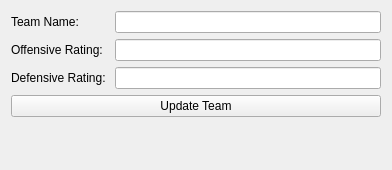
<?xml version="1.0" encoding="UTF-8"?>
<ui version="4.0">
 <class>TeamLook</class>
 <widget class="QWidget" name="TeamLook">
  <property name="geometry">
   <rect>
    <x>0</x>
    <y>0</y>
    <width>392</width>
    <height>170</height>
   </rect>
  </property>
  <property name="windowTitle">
   <string>Form</string>
  </property>
  <layout class="QVBoxLayout" name="verticalLayout">
   <item>
    <layout class="QVBoxLayout" name="teamInfoVerticalLayout">
     <item>
      <layout class="QFormLayout" name="teamInfoFormLayout">
       <item row="0" column="0">
        <widget class="QLabel" name="teamInfoNameLabel">
         <property name="text">
          <string>Team Name:</string>
         </property>
        </widget>
       </item>
       <item row="0" column="1">
        <widget class="QLineEdit" name="teamInfoNameInput"/>
       </item>
       <item row="1" column="0">
        <widget class="QLabel" name="teamInfoOffensiveRatingLabel_2">
         <property name="text">
          <string>Offensive Rating: </string>
         </property>
        </widget>
       </item>
       <item row="1" column="1">
        <widget class="QLineEdit" name="teamInfoOffensiveRatingInput"/>
       </item>
       <item row="2" column="0">
        <widget class="QLabel" name="teamInfoOffensiveRatingLabel">
         <property name="text">
          <string>Defensive Rating: </string>
         </property>
        </widget>
       </item>
       <item row="2" column="1">
        <widget class="QLineEdit" name="teamInfoDefensiveRatingInput"/>
       </item>
       <item row="3" column="0" colspan="2">
        <widget class="QPushButton" name="updateTeamButton">
         <property name="text">
          <string>Update Team</string>
         </property>
        </widget>
       </item>
      </layout>
     </item>
    </layout>
   </item>
  </layout>
 </widget>
 <resources/>
 <connections/>
</ui>
